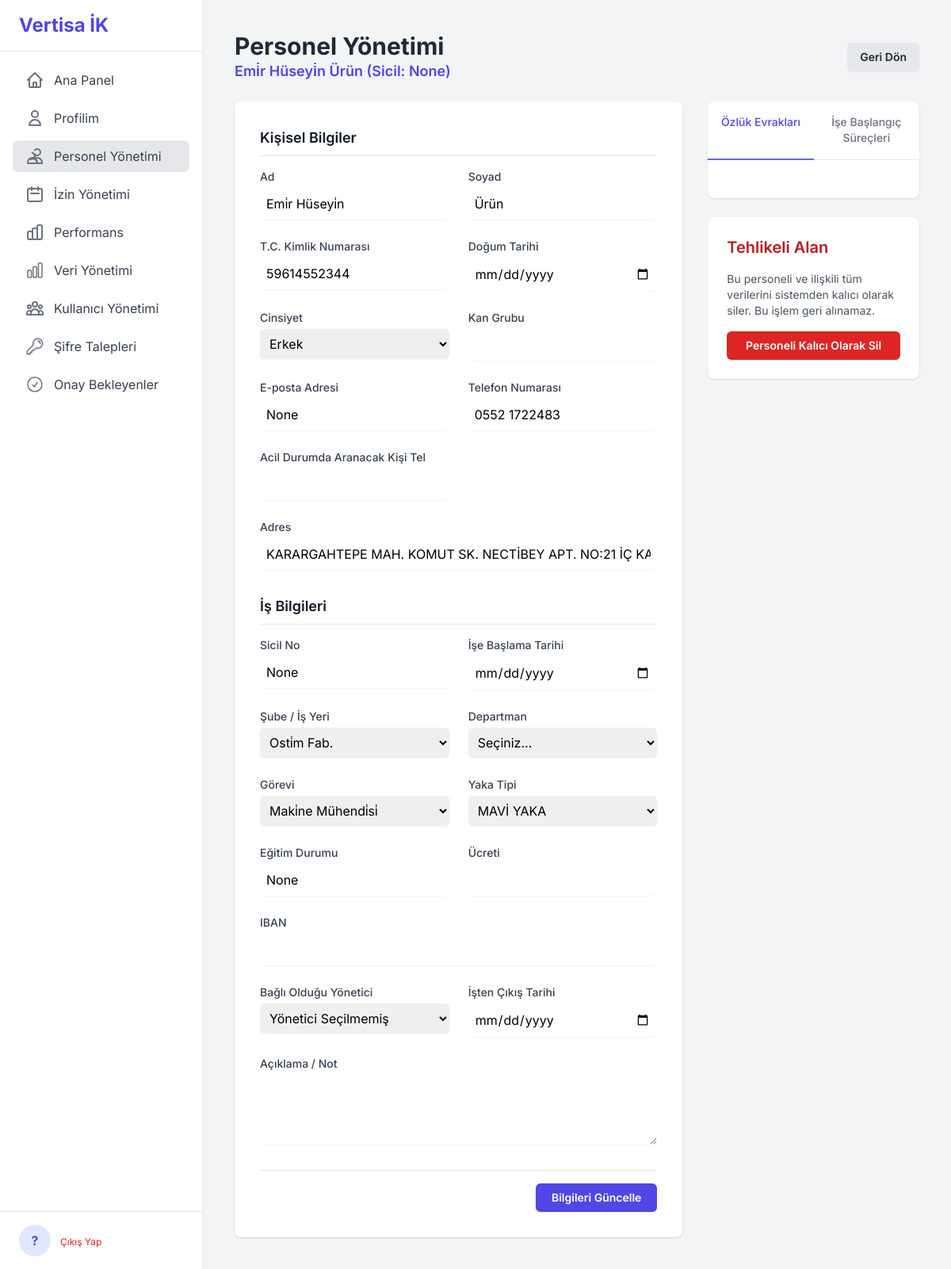
The app's page /personnel/manage/18 (signed in), older data.
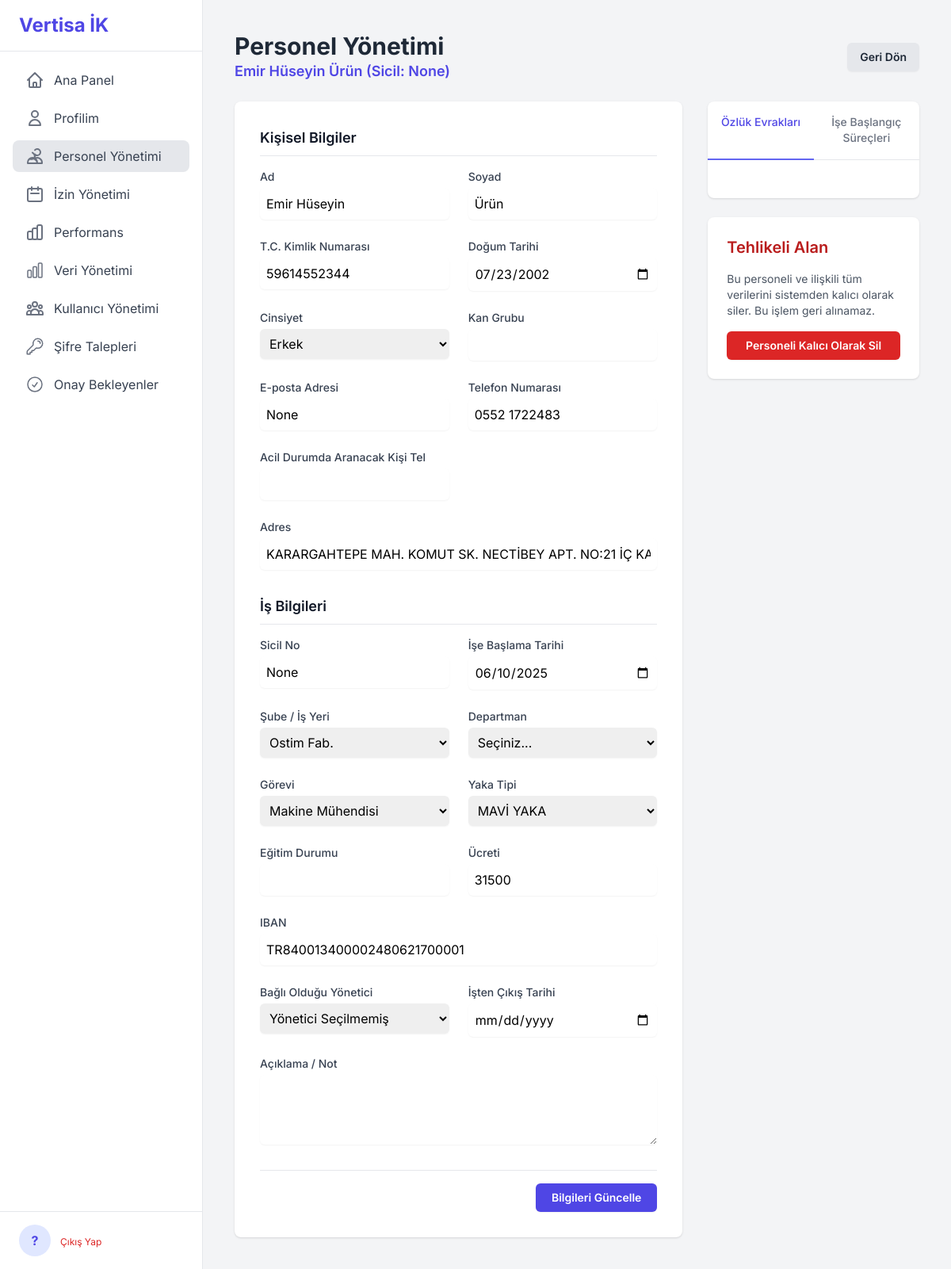
The same page, newer data.
### tables this page shows
CREATE TABLE calisanlar (
        id INTEGER PRIMARY KEY AUTOINCREMENT, 
        ad TEXT NOT NULL, 
        soyad TEXT NOT NULL,
        sicil_no TEXT,
        tc_kimlik TEXT UNIQUE NOT NULL, 
        ise_baslama_tarihi TEXT, 
        isten_cikis_tarihi TEXT,
        dogum_tarihi TEXT,
        cinsiyet TEXT,
        kan_grubu TEXT,
        tel TEXT, 
        yakin_tel TEXT, 
        adres TEXT, 
        iban TEXT, 
        egitim TEXT, 
        ucreti TEXT, 
        aciklama TEXT,
        yillik_izin_bakiye INTEGER NOT NULL DEFAULT 20, 
        yaka_tipi TEXT,
        yonetici_id INTEGER REFERENCES calisanlar(id), 
        sube_id INTEGER REFERENCES subeler(id),
        departman_id INTEGER REFERENCES departmanlar(id),
        gorev_id INTEGER REFERENCES gorevler(id), 
        mail TEXT UNIQUE,
        onay_durumu TEXT NOT NULL DEFAULT 'Onaylandı', 
        admin_notu TEXT
    );

CREATE TABLE subeler (id INTEGER PRIMARY KEY AUTOINCREMENT, sube_adi TEXT UNIQUE NOT NULL COLLATE NOCASE);

CREATE TABLE gorevler (id INTEGER PRIMARY KEY AUTOINCREMENT, gorev_adi TEXT UNIQUE NOT NULL COLLATE NOCASE);

### app/personnel.py (the view)
@bp.route('/manage/<int:calisan_id>')
@login_required
def manage(calisan_id):
    db = g.db
    calisan = db.execute("""
        SELECT c.*, s.sube_adi, d.departman_adi, g.gorev_adi
        FROM calisanlar c
        LEFT JOIN subeler s ON c.sube_id = s.id
        LEFT JOIN departmanlar d ON c.departman_id = d.id
        LEFT JOIN gorevler g ON c.gorev_id = g.id
        WHERE c.id = ?""", (calisan_id,)).fetchone()
    if not calisan:
        flash("Personel bulunamadı.", "danger")
        return redirect(url_for('personnel.list_personnel'))
    ozluk_evraklari = db.execute("SELECT * FROM evraklar WHERE calisan_id = ? AND kategori = 'Özlük' ORDER BY id", (calisan_id,)).fetchall()
    ise_baslangic_surecleri = db.execute("SELECT * FROM evraklar WHERE calisan_id = ? AND kategori = 'İşe Başlangıç' ORDER BY id", (calisan_id,)).fetchall()
    potential_managers = db.execute('SELECT id, ad, soyad, sicil_no FROM calisanlar WHERE id != ? AND onay_durumu="Onaylandı" ORDER BY ad, soyad', (calisan_id,)).fetchall()
    subeler = db.execute('SELECT * FROM subeler ORDER BY sube_adi').fetchall()
    departmanlar = db.execute('SELECT * FROM departmanlar ORDER BY departman_adi').fetchall()
    gorevler = db.execute('SELECT * FROM gorevler ORDER BY gorev_adi').fetchall()
    return render_template(
        'personnel_manage.html',
        calisan=calisan,
        ozluk_evraklari=ozluk_evraklari,
        ise_baslangic_surecleri=ise_baslangic_surecleri,
        managers=potential_managers,
        subeler=subeler,
        departmanlar=departmanlar,
        gorevler=gorevler
    )

### app/templates/personnel_manage.html (shortened to what this page needs)
{% extends "base.html" %}
{% block content %}
<div class="flex justify-between items-center mb-6">
    <div>
        <h1 class="text-3xl font-bold text-gray-800">Personel Yönetimi</h1>
        <p class="text-lg text-indigo-600 font-semibold">{{ calisan.ad }} {{ calisan.soyad }} (Sicil: {{ calisan.sicil_no }})</p>
    </div>
    <a href="{{ url_for('personnel.list_personnel') }}" class="inline-flex items-center justify-center rounded-md bg-gray-200 px-4 py-2 text-sm font-semibold text-gray-800 shadow-sm hover:bg-gray-300">
        Geri Dön
    </a>
</div>
<div class="grid grid-cols-1 lg:grid-cols-3 gap-8">
    <div class="lg:col-span-2 bg-white rounded-lg shadow p-8">
        <form action="{{ url_for('personnel.update', calisan_id=calisan.id) }}" method="POST" class="space-y-8">
            <div>
                <h2 class="text-lg font-semibold text-gray-900 border-b pb-2 mb-4">Kişisel Bilgiler</h2>
                <div class="grid grid-cols-1 md:grid-cols-2 gap-6">
                    <div>
                        <label for="ad" class="block text-sm font-medium text-gray-700">Ad</label>
                        <input type="text" name="ad" id="ad" required class="mt-1 block w-full rounded-md border-gray-300 shadow-sm p-2" value="{{ calisan.ad }}">
                    </div>
                    <div>
                        <label for="soyad" class="block text-sm font-medium text-gray-700">Soyad</label>
                        <input type="text" name="soyad" id="soyad" required class="mt-1 block w-full rounded-md border-gray-300 shadow-sm p-2" value="{{ calisan.soyad }}">
                    </div>
                    <div>
                        <label for="tc_kimlik" class="block text-sm font-medium text-gray-700">T.C. Kimlik Numarası</label>
                        <input type="text" name="tc_kimlik" id="tc_kimlik" required pattern="[0-9]{11}" title="Lütfen 11 haneli T.C. Kimlik Numaranızı girin." class="mt-1 block w-full rounded-md border-gray-300 shadow-sm p-2" value="{{ calisan.tc_kimlik }}">
                    </div>
                     <div>
                        <label for="dogum_tarihi" class="block text-sm font-medium text-gray-700">Doğum Tarihi</label>
                        <input type="date" name="dogum_tarihi" id="dogum_tarihi" class="mt-1 block w-full rounded-md border-gray-300 shadow-sm p-2" value="{{ calisan.dogum_tarihi or '' }}">
                    </div>
                    <div>
                        <label for="cinsiyet" class="block text-sm font-medium text-gray-700">Cinsiyet</label>
                        <select id="cinsiyet" name="cinsiyet" class="mt-1 block w-full rounded-md border-gray-300 shadow-sm p-2">
                            <option {% if calisan.cinsiyet == 'Erkek' %}selected{% endif %}>Erkek</option>
                        </select>
                    </div>
                     <div>
                        <label for="kan_grubu" class="block text-sm font-medium text-gray-700">Kan Grubu</label>
                        <input type="text" name="kan_grubu" id="kan_grubu" class="mt-1 block w-full rounded-md border-gray-300 shadow-sm p-2" value="{{ calisan.kan_grubu or '' }}">
                    </div>
                    <div>
                        <label for="mail" class="block text-sm font-medium text-gray-700">E-posta Adresi</label>
                        <input type="email" name="mail" id="mail" required class="mt-1 block w-full rounded-md border-gray-300 shadow-sm p-2" value="{{ calisan.mail }}">
                    </div>
                    <div>
                        <label for="tel" class="block text-sm font-medium text-gray-700">Telefon Numarası</label>
                        <input type="tel" name="tel" id="tel" class="mt-1 block w-full rounded-md border-gray-300 shadow-sm p-2" value="{{ calisan.tel }}">
                    </div>
                    <div>
                        <label for="yakin_tel" class="block text-sm font-medium text-gray-700">Acil Durumda Aranacak Kişi Tel</label>
                        <input type="tel" name="yakin_tel" id="yakin_tel" class="mt-1 block w-full rounded-md border-gray-300 shadow-sm p-2" value="{{ calisan.yakin_tel }}">
                    </div>
                    <div class="col-span-1 md:col-span-2">
                        <label for="adres" class="block text-sm font-medium text-gray-700">Adres</label>
                        <input type="text" name="adres" id="adres" class="mt-1 block w-full rounded-md border-gray-300 shadow-sm p-2" value="{{ calisan.adres }}">
                    </div>
                </div>
            </div>
            <div>
                <h2 class="text-lg font-semibold text-gray-900 border-b pb-2 mb-4">İş Bilgileri</h2>
                <div class="grid grid-cols-1 md:grid-cols-2 gap-6">
                    <div>
                        <label for="sicil_no" class="block text-sm font-medium text-gray-700">Sicil No</label>
                        <input type="text" name="sicil_no" required class="mt-1 block w-full rounded-md border-gray-300 shadow-sm p-2" value="{{ calisan.sicil_no }}">
                    </div>
                    <div>
                        <label for="ise_baslama_tarihi" class="block text-sm font-medium text-gray-700">İşe Başlama Tarihi</label>
                        <input type="date" name="ise_baslama_tarihi" id="ise_baslama_tarihi" required class="mt-1 block w-full rounded-md border-gray-300 shadow-sm p-2" value="{{ calisan.ise_baslama_tarihi }}">
                    </div>
                    <div>
                        <label for="sube_id" class="block text-sm font-medium text-gray-700">Şube / İş Yeri</label>
                        <select id="sube_id" name="sube_id" class="mt-1 block w-full rounded-md border-gray-300 shadow-sm p-2">
                            {% for sube in subeler %}<option value="{{ sube.id }}" {% if calisan.sube_id == sube.id %}selected{% endif %}>{{ sube.sube_adi }}</option>{% endfor %}
                        </select>
                    </div>
                    <div>
                        <label for="departman_id" class="block text-sm font-medium text-gray-700">Departman</label>
                        <select id="departman_id" name="departman_id" class="mt-1 block w-full rounded-md border-gray-300 shadow-sm p-2">
                            <option value="">Seçiniz...</option>
                        </select>
                    </div>
                    <div>
                        <label for="gorev_id" class="block text-sm font-medium text-gray-700">Görevi</label>
                        <select id="gorev_id" name="gorev_id" class="mt-1 block w-full rounded-md border-gray-300 shadow-sm p-2">
                            {% for gorev in gorevler %}<option value="{{ gorev.id }}" {% if calisan.gorev_id == gorev.id %}selected{% endif %}>{{ gorev.gorev_adi }}</option>{% endfor %}
                        </select>
                    </div>
                    <div>
                        <label for="yaka_tipi" class="block text-sm font-medium text-gray-700">Yaka Tipi</label>
                        <select id="yaka_tipi" name="yaka_tipi" class="mt-1 block w-full rounded-md border-gray-300 shadow-sm p-2">
                            <option {% if calisan.yaka_tipi == 'MAVİ YAKA' %}selected{% endif %}>MAVİ YAKA</option>
                        </select>
                    </div>
                    <div>
                        <label for="egitim" class="block text-sm font-medium text-gray-700">Eğitim Durumu</label>
                        <input type="text" name="egitim" id="egitim" class="mt-1 block w-full rounded-md border-gray-300 shadow-sm p-2" value="{{ calisan.egitim }}">
                    </div>
                     <div>
                        <label for="ucreti" class="block text-sm font-medium text-gray-700">Ücreti</label>
                        <input type="text" name="ucreti" id="ucreti" class="mt-1 block w-full rounded-md border-gray-300 shadow-sm p-2" value="{{ calisan.ucreti }}">
                    </div>
                    <div class="col-span-1 md:col-span-2">
                        <label for="iban" class="block text-sm font-medium text-gray-700">IBAN</label>
                        <input type="text" name="iban" id="iban" class="mt-1 block w-full rounded-md border-gray-300 shadow-sm p-2" value="{{ calisan.iban }}">
                    </div>
                    <div>
                        <label for="yonetici_id" class="block text-sm font-medium text-gray-700">Bağlı Olduğu Yönetici</label>
                        <select name="yonetici_id" id="yonetici_id" class="mt-1 block w-full rounded-md border-gray-300 shadow-sm p-2">
                            <option value="">Yönetici Seçilmemiş</option>
                        </select>
                    </div>
                    <div>
                        <label for="isten_cikis_tarihi" class="block text-sm font-medium text-gray-700">İşten Çıkış Tarihi</label>
                        <input type="date" name="isten_cikis_tarihi" id="isten_cikis_tarihi" class="mt-1 block w-full rounded-md border-gray-300 shadow-sm p-2" value="{{ calisan.isten_cikis_tarihi or '' }}">
                    </div>
                    <div class="col-span-1 md:col-span-2">
                        <label for="aciklama" class="block text-sm font-medium text-gray-700">Açıklama / Not</label>
                        <textarea name="aciklama" id="aciklama" rows="3" class="mt-1 block w-full rounded-md border-gray-300 shadow-sm p-2">{{ calisan.aciklama or '' }}</textarea>
                    </div>
                </div>
            </div>
            <div class="flex justify-end pt-4 border-t">
                <button type="submit" class="rounded-md bg-indigo-600 px-5 py-2 text-sm font-semibold text-white shadow-sm hover:bg-indigo-500">Bilgileri Güncelle</button>
            </div>
        </form>
    </div>
    <div class="lg:col-span-1 space-y-6">
        <div class="bg-white rounded-lg shadow" x-data="{ activeTab: 'ozluk' }">
            <div class="border-b border-gray-200">
                <nav class="-mb-px flex" aria-label="Tabs">
                    <a href="#" @click.prevent="activeTab = 'ozluk'"
                       :class="{ 'border-indigo-500 text-indigo-600': activeTab === 'ozluk', 'border-transparent text-gray-500 hover:text-gray-700 hover:border-gray-300': activeTab !== 'ozluk' }"
                       class="w-1/2 py-4 px-1 text-center border-b-2 font-medium text-sm">
                        Özlük Evrakları
                    </a>
                    <a href="#" @click.prevent="activeTab = 'surecler'"
                       :class="{ 'border-indigo-500 text-indigo-600': activeTab === 'surecler', 'border-transparent text-gray-500 hover:text-gray-700 hover:border-gray-300': activeTab !== 'surecler' }"
                       class="w-1/2 py-4 px-1 text-center border-b-2 font-medium text-sm">
                        İşe Başlangıç Süreçleri
                    </a>
                </nav>
            </div>
            <div class="p-6">
            </div>
        </div>
        <div class="bg-white rounded-lg shadow p-6">
             <h2 class="text-xl font-semibold text-red-700 mb-4">Tehlikeli Alan</h2>
             <p class="text-sm text-gray-600 mb-4">Bu personeli ve ilişkili tüm verilerini sistemden kalıcı olarak siler. Bu işlem geri alınamaz.</p>
             <form action="{{ url_for('personnel.delete', calisan_id=calisan.id) }}" method="POST" onsubmit="return confirm('Bu personeli kalıcı olarak silmek istediğinizden emin misiniz? Tüm verileri kaybolacaktır.');">
                <button type="submit" class="w-full rounded-md bg-red-600 px-4 py-2 text-sm font-semibold text-white shadow-sm hover:bg-red-500">Personeli Kalıcı Olarak Sil</button>
             </form>
        </div>
    </div>
</div>
{% endblock %}

Row changes from the older to the newer data that the page shows:
changed calisanlar "Ürün": ad "Emi̇r Hüseyi̇n" → "Emir Hüseyin"; dogum_tarihi (not shown) → "07/23/2002"; ise_baslama_tarihi (not shown) → "06/10/2025"; sube_id "Osti̇m Fab." → "Ostim Fab."; gorev_id "Maki̇ne Mühendi̇si̇" → "Makine Mühendisi"; ucreti (not shown) → "31500"; iban (not shown) → "TR840013400002480621700001"
Text that changed along with them:
form field egitim: "None" → (not shown)
